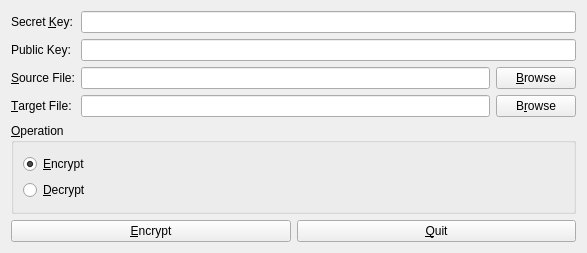
<?xml version="1.0" encoding="UTF-8"?>
<ui version="4.0">
 <class>CurvedSalsaDialog</class>
 <widget class="QWidget" name="CurvedSalsaDialog">
  <property name="geometry">
   <rect>
    <x>0</x>
    <y>0</y>
    <width>587</width>
    <height>253</height>
   </rect>
  </property>
  <property name="sizePolicy">
   <sizepolicy hsizetype="Preferred" vsizetype="Minimum">
    <horstretch>0</horstretch>
    <verstretch>0</verstretch>
   </sizepolicy>
  </property>
  <property name="windowTitle">
   <string>CurvedSalsa</string>
  </property>
  <layout class="QGridLayout" name="gridLayout_3">
   <item row="0" column="0">
    <layout class="QVBoxLayout" name="verticalLayout">
     <item>
      <layout class="QGridLayout" name="gridLayout">
       <item row="0" column="0">
        <widget class="QLabel" name="label_3">
         <property name="text">
          <string>Secret &amp;Key:</string>
         </property>
         <property name="buddy">
          <cstring>secKeyLine</cstring>
         </property>
        </widget>
       </item>
       <item row="0" column="1" colspan="2">
        <widget class="QLineEdit" name="secKeyLine">
         <property name="echoMode">
          <enum>QLineEdit::Password</enum>
         </property>
        </widget>
       </item>
       <item row="1" column="0">
        <widget class="QLabel" name="label_4">
         <property name="text">
          <string>Public Key:</string>
         </property>
         <property name="buddy">
          <cstring>pubKeyLine</cstring>
         </property>
        </widget>
       </item>
       <item row="1" column="1" colspan="2">
        <widget class="QLineEdit" name="pubKeyLine"/>
       </item>
       <item row="2" column="0">
        <widget class="QLabel" name="label">
         <property name="text">
          <string>&amp;Source File:</string>
         </property>
         <property name="buddy">
          <cstring>inFileLine</cstring>
         </property>
        </widget>
       </item>
       <item row="2" column="1">
        <widget class="QLineEdit" name="inFileLine"/>
       </item>
       <item row="2" column="2">
        <widget class="QPushButton" name="inFileButton">
         <property name="text">
          <string>&amp;Browse</string>
         </property>
        </widget>
       </item>
       <item row="3" column="0">
        <widget class="QLabel" name="label_2">
         <property name="text">
          <string>&amp;Target File:</string>
         </property>
         <property name="buddy">
          <cstring>outFileLine</cstring>
         </property>
        </widget>
       </item>
       <item row="3" column="1">
        <widget class="QLineEdit" name="outFileLine"/>
       </item>
       <item row="3" column="2">
        <widget class="QPushButton" name="outFileButton">
         <property name="text">
          <string>B&amp;rowse</string>
         </property>
        </widget>
       </item>
      </layout>
     </item>
     <item>
      <widget class="QGroupBox" name="Operation">
       <property name="title">
        <string>&amp;Operation</string>
       </property>
       <layout class="QGridLayout" name="gridLayout_5">
        <item row="0" column="0">
         <layout class="QGridLayout" name="gridLayout_2">
          <item row="0" column="0">
           <widget class="QRadioButton" name="encrypt">
            <property name="text">
             <string>&amp;Encrypt</string>
            </property>
            <property name="checked">
             <bool>true</bool>
            </property>
           </widget>
          </item>
          <item row="1" column="0">
           <widget class="QRadioButton" name="decrypt">
            <property name="text">
             <string>&amp;Decrypt</string>
            </property>
           </widget>
          </item>
         </layout>
        </item>
       </layout>
      </widget>
     </item>
     <item>
      <layout class="QHBoxLayout" name="horizontalLayout">
       <item>
        <widget class="QPushButton" name="okButton">
         <property name="text">
          <string>&amp;Encrypt</string>
         </property>
        </widget>
       </item>
       <item>
        <widget class="QPushButton" name="quitButton">
         <property name="text">
          <string>&amp;Quit</string>
         </property>
        </widget>
       </item>
      </layout>
     </item>
    </layout>
   </item>
  </layout>
 </widget>
 <tabstops>
  <tabstop>inFileLine</tabstop>
  <tabstop>inFileButton</tabstop>
  <tabstop>outFileLine</tabstop>
  <tabstop>outFileButton</tabstop>
  <tabstop>encrypt</tabstop>
  <tabstop>decrypt</tabstop>
 </tabstops>
 <resources/>
 <connections/>
</ui>
